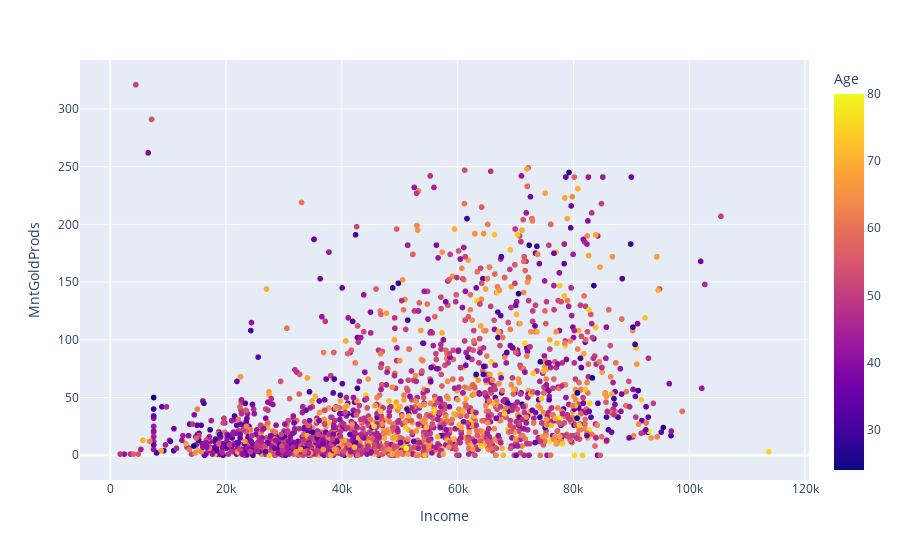

Here is the notebook cell this chart was saved with:
### Code cell
fig = px.scatter(df,y="MntGoldProds",x="Income",color="Age")
fig.show()

### Figure 1 — Plotly figure (JSON) as saved in the notebook; plotly's stock layout.template omitted (floating-point values rounded to 4 significant figures; data arrays with more than 128 entries replaced by an {"elided": "..."} marker saying what was removed)
{"data": [{"hovertemplate": "Income=%{x}<br>MntGoldProds=%{y}<br>Age=%{marker.color}<extra></extra>", "legendgroup": "", "marker": {"color": {"elided": "2205 int values"}, "coloraxis": "coloraxis", "symbol": "circle"}, "mode": "markers", "name": "", "showlegend": false, "type": "scattergl", "x": {"elided": "2205 int values"}, "xaxis": "x", "y": {"elided": "2205 int values"}, "yaxis": "y"}], "layout": {"coloraxis": {"colorbar": {"title": {"text": "Age"}}, "colorscale": [[0, "#0d0887"], [0.1111, "#46039f"], [0.2222, "#7201a8"], [0.3333, "#9c179e"], [0.4444, "#bd3786"], [0.5556, "#d8576b"], [0.6667, "#ed7953"], [0.7778, "#fb9f3a"], [0.8889, "#fdca26"], [1, "#f0f921"]]}, "legend": {"tracegroupgap": 0}, "margin": {"t": 60}, "xaxis": {"anchor": "y", "domain": [0, 1], "title": {"text": "Income"}}, "yaxis": {"anchor": "x", "domain": [0, 1], "title": {"text": "MntGoldProds"}}}}
